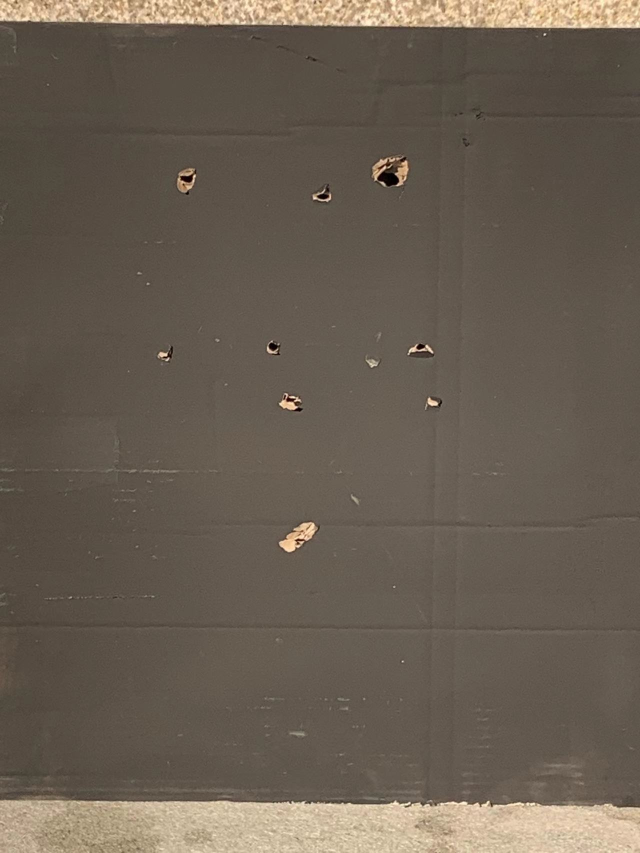
#> input picture images2/1.jpeg, 1280 x 1706 px, given in place of 16.jpeg, which was not available (shown at 1/2 size)
$ python test2.py   (older library calls are emulated)
#> lines starting #> are read from the running program, lines starting #| are printed output that depends on the picture; after the words box and inside, x2 and y2 are one past the last pixel; in counts of white or black regions, pixels touching at a corner belong together; pictures that were not available may be replaced by others from this repository, and a replacement may not be noted
# -*- coding = utf-8 -*-
# @Time : 2022-01-06 16:27
# @Author : Jasmine
# @File : test2.py
# @Software : PyCharm

import os
import numpy as np
import cv2
from matplotlib import pyplot as plt


# 第一种画轮廓的方式
def draw_contours(img, cnts):  # conts = contours
    img = np.copy(img)
    img = cv2.drawContours(img, cnts, -1, (0, 255, 0), 2)
    cv2.imshow("draw_contours", img)
    cv2.waitKey(0)
    cv2.destroyAllWindows()
    return img


def draw_approx_hull_polygon(img, cnts):
    img = np.zeros(img.shape, dtype=np.uint8)

    cv2.drawContours(img, cnts, -1, (255, 0, 0), 2)  # blue

    min_side_len = img.shape[0] / 32  # 多边形边长的最小值 the minimum side length of polygon
    min_poly_len = img.shape[0] / 16  # 多边形周长的最小值 the minimum round length of polygon
    min_side_num = 3  # 多边形边数的最小值
    approxs = [cv2.approxPolyDP(cnt, min_side_len, True) for cnt in cnts]  # 以最小边长为限制画出多边形
    approxs = [approx for approx in approxs if cv2.arcLength(approx, True) > min_poly_len]  # 筛选出周长大于 min_poly_len 的多边形
    approxs = [approx for approx in approxs if len(approx) > min_side_num]  # 筛选出边长数大于 min_side_num 的多边形
    cv2.polylines(img, approxs, True, (0, 255, 0), 2)  # green
    hulls = [cv2.convexHull(cnt) for cnt in cnts]
    cv2.polylines(img, hulls, True, (0, 0, 255), 2)  # red
    # cv2.imshow("draw_approx_hull_polygon", img)
    # cv2.waitKey(0)
    # cv2.destroyAllWindows()
    return img


# 第二种画轮廓的方式
def draw_min_rect_circle(img, cnts, count):  # conts = contours
    img = np.copy(img)

    original_coordinate = []
    for cnt in cnts:
        x, y, w, h = cv2.boundingRect(cnt)
        cv2.rectangle(img, (x, y), (x + w, y + h), (255, 0, 0), 2)  # blue
        # print(x, y, x + w, y + h)
        # 此处定义内切圆的圆心以及半径
        temp_w = w / 2
        temp_h = h / 2
        temp_x = x + temp_w
        temp_y = y + temp_h
        radius = min(w, h) / 2

        min_rect = cv2.minAreaRect(cnt)  # min_area_rectangle
        min_rect = np.int0(cv2.boxPoints(min_rect))
        # cv2.drawContours(img, [min_rect], 0, (0, 255, 0), 2)  # green

        # 内切圆
        # (x, y), radius = cv2.minEnclosingCircle(cnt)
        center, radius = (int(temp_x), int(temp_y)), int(radius)
        original_coordinate.append(center)
        img = cv2.circle(img, center, radius, (0, 0, 255), 2)

        # [7 lines of commented-out code are left out]

    print("--------------以下为第 %d 张原始弹孔图片准确位置的坐标---------------" % count)
    # print(original_coordinate)
    plt.imshow(cv2.cvtColor(img, cv2.COLOR_BGR2RGB)), plt.title('OriginBullet'), plt.xticks([]), plt.yticks([])
    plt.show()
    plt.show(block=False)
    plt.pause(0.5)
    plt.close()

    return img, original_coordinate

    #cv2.imwrite(str(count) + ".jpg", img)
    #return img


# 传入参数file改为了（capture里的frame）img直接传参,直接读取，不转为图片路径
def test(file, count):
    # 读取图像
#> called with file = '../images2/16.jpeg', count = 1
    img = cv2.imread(file)
#> img is the input picture: shape (1706, 1280, 3); mean B, G, R 81.7, 93.9, 104.8

    # 灰度化
    grayImage = cv2.cvtColor(img, cv2.COLOR_BGR2GRAY)
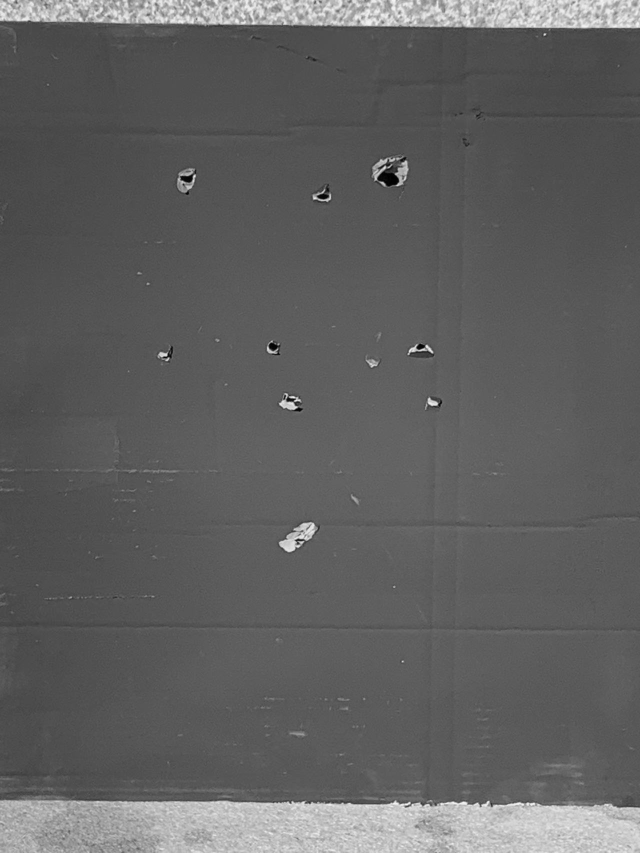
#> grayImage: shape (1706, 1280) (shown at 1/2 size); min 0, max 250, mean 95.9

    # [8 lines of commented-out code are left out]
    blur = cv2.GaussianBlur(grayImage, (9, 9), 0)
    # [7 lines of commented-out code are left out]
    thresh = cv2.Canny(blur, cv2.ADAPTIVE_THRESH_MEAN_C, 256)
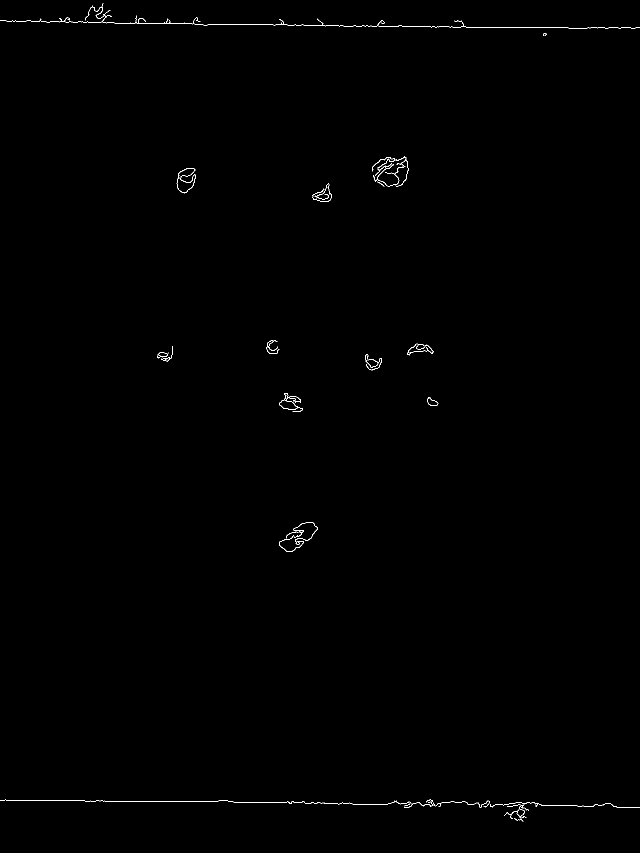
#> thresh: shape (1706, 1280) (shown at 1/2 size); 0.27% white in thin lines or dots
    # [7 lines of commented-out code are left out]
    nlabels, labels, stats, centroids = cv2.connectedComponentsWithStats(thresh, None, None, None, 8, cv2.CV_32S)
#> labels: shape (1706, 1280) int32; 26 distinct labels, from 0 to 25
#> nlabels = 26; stats = 26 rows, first 6: [0, 0, 1280, 1706, 2177810], [82, 7, 1198, 50, 1629], [0, 37, 83, 7, 87], [1087, 66, 6, 6, 19], [745, 313, 72, 60, 297], [746, 327, 53, 46, 245]; centroids = 26 pairs, first value 42.79 to 1089.4, second value 41.56 to 1615.7
    areas = stats[1:, cv2.CC_STAT_AREA]
#> areas = 25 values, max 1629 at index 0, min 13 at index 24, mean 234.8
    result = np.zeros((labels.shape), np.uint8)
    for i in range(0, nlabels - 1):
        # 此处的阈值还要根据弹孔的实际大小来定
        if areas[i] >= 20:
            result[labels == i + 1] = 255
#> result: shape (1706, 1280); 0.27% white in thin lines or dots

    # [7 lines of commented-out code are left out]
    kernel = np.ones((9, 9), np.uint8)
    closed = cv2.morphologyEx(result, cv2.MORPH_CLOSE, kernel, iterations=3)
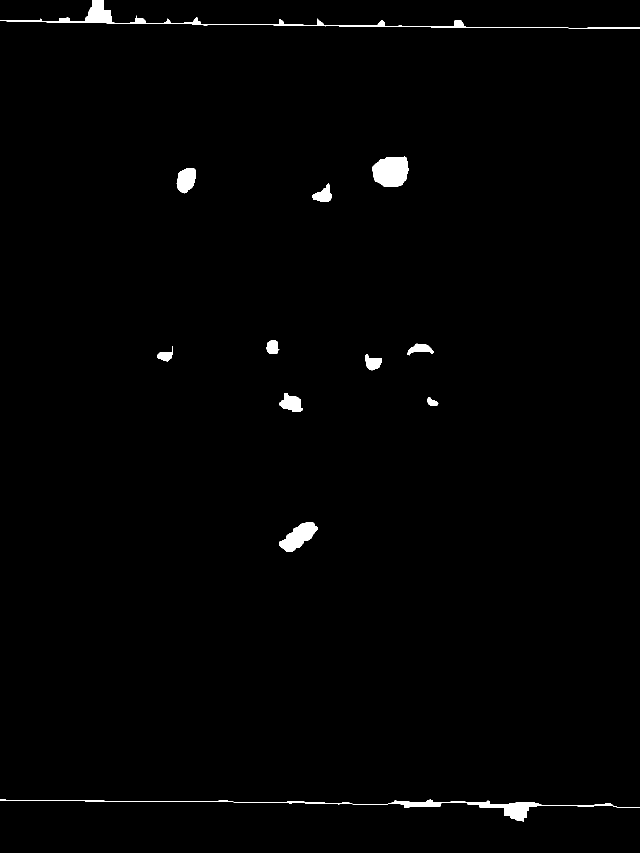
#> closed: shape (1706, 1280) (shown at 1/2 size); 0.98% white; 12 white regions, largest, box (x1, y1, x2, y2) and area: (0, 0, 1280, 57) 4900, (0, 1599, 1280, 1644) 4730, (745, 313, 817, 373) 3534
    # cv2.namedWindow('closed', 0)
    # cv2.resizeWindow('closed', 600, 600)
    # cv2.imshow("closed", closed)
    # # cv2.waitKey(0)
    # # # cv2.destroyAllWindows()

    # 消除轮廓中的干扰区域
    im_floodfill = closed.copy()
    h, w = closed.shape[:2]
#> h = 1706; w = 1280
    mask = np.zeros((h + 2, w + 2), np.uint8)  # 定义mask掩模，要求长度加2
    # 使用floodFill函数，得到只标记孔洞的像素矩阵（孔洞值为0，非孔洞值为指定值）
    # 得到im_floodfill图像， 255填充非孔洞值
    cv2.floodFill(im_floodfill, mask, (0, 0), 255)
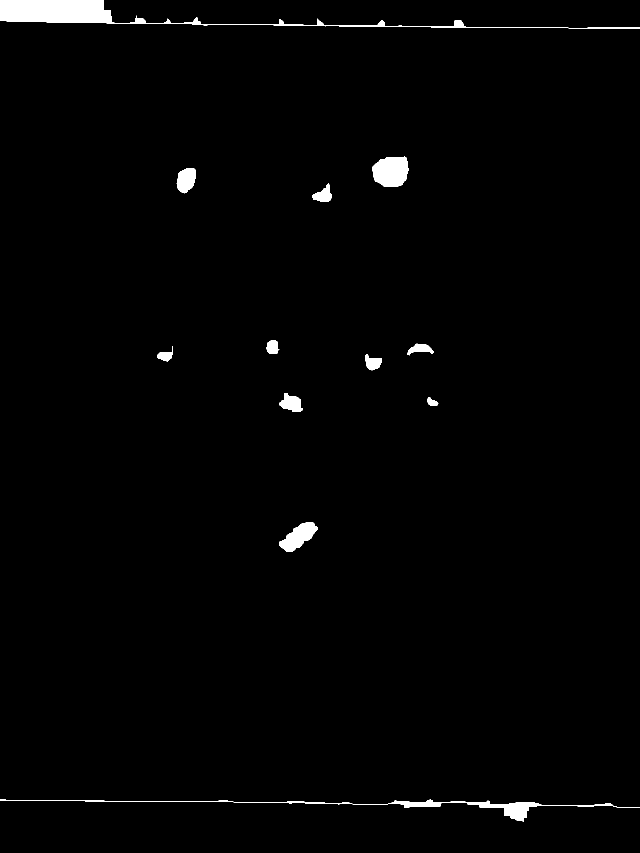
#> im_floodfill: shape (1706, 1280) (shown at 1/2 size); 1.3% white; 12 white regions, largest, box (x1, y1, x2, y2) and area: (0, 0, 1280, 57) 12212, (0, 1599, 1280, 1644) 4730, (745, 313, 817, 373) 3534
    # 取反操作
    im_floodfill_inv = cv2.bitwise_not(im_floodfill)
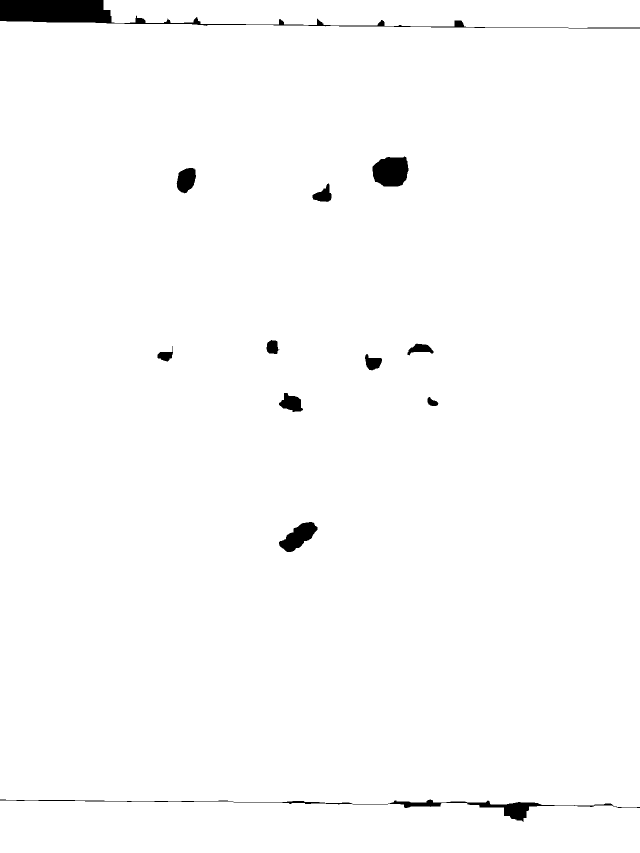
#> im_floodfill_inv: shape (1706, 1280) (shown at 1/2 size); 98.7% white; 12 black regions, largest, box (x1, y1, x2, y2) and area: (0, 0, 1280, 57) 12212, (0, 1599, 1280, 1644) 4730, (745, 313, 817, 373) 3534
    # im_in、im_floodfill_inv 两幅图像结合
    im_out = closed | im_floodfill_inv
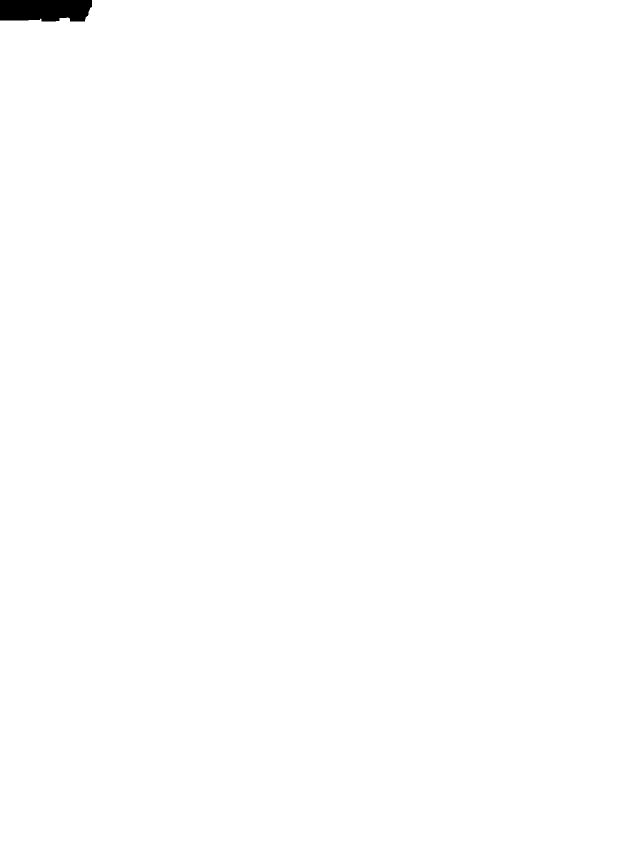
#> im_out: shape (1706, 1280) (shown at 1/2 size); 99.7% white; 1 black region
    # [6 lines of commented-out code are left out]
    contours, hierarchy = cv2.findContours(im_out, cv2.RETR_EXTERNAL, cv2.CHAIN_APPROX_SIMPLE)
#> contours = 1 contour; box (x1, y1, x2, y2) and area: (0, 0, 1280, 1706) 2173380

    # 这里测试三种画轮廓的方式
    # draw_contours(img, contours)
    return draw_min_rect_circle(img, contours, count)
#> the loop in draw_min_rect_circle, `for cnt in cnts:` made 1 pass
#> (x, y, w, h, temp_w, temp_h, temp_x, temp_y) on pass 1: (0, 0, 1280, 1706, 640, 853, 640, 853)
#> pass 1, in draw_min_rect_circle, `img = cv2.circle(img, center, radius, (0, 0, 255), 2)`:
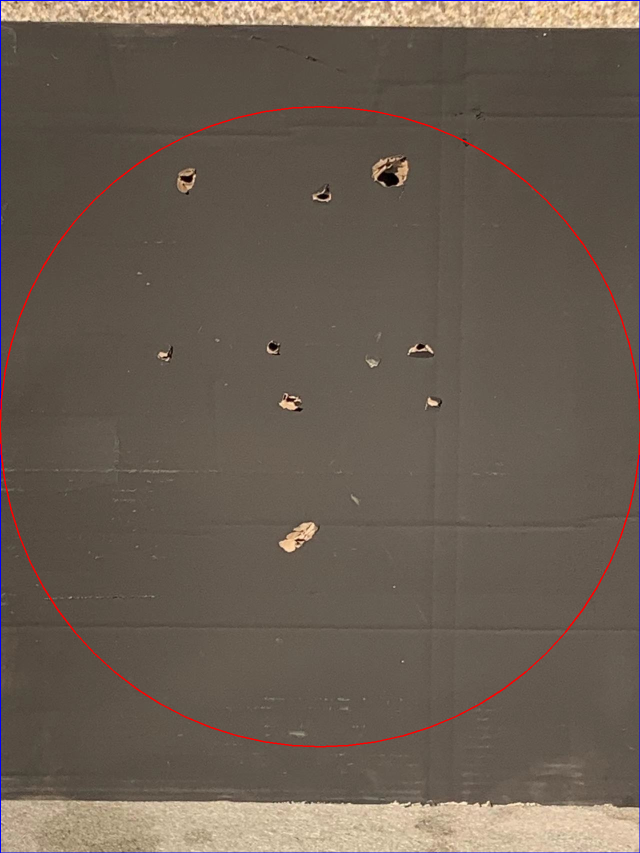
#> img: shape (1706, 1280, 3) (shown at 1/2 size); 0.94% of pixels changed, all inside (x1, y1, x2, y2) = (0, 0, 1280, 1706)
#> after the loop in draw_min_rect_circle, `for cnt in cnts:`: original_coordinate = [(640, 853)]


    # 绘制近似船体多边形
    # draw_approx_hull_polygon(img, contours)


if __name__ == "__main__":
    file_list = os.listdir("../images2")

    # for i in range(1, len(file_list) + 1):
    #     test('../images2/' + str(i) + ".jpeg", i)
    test("../images2/16.jpeg", 1)
    # test("../img/10.jpg", 1)
